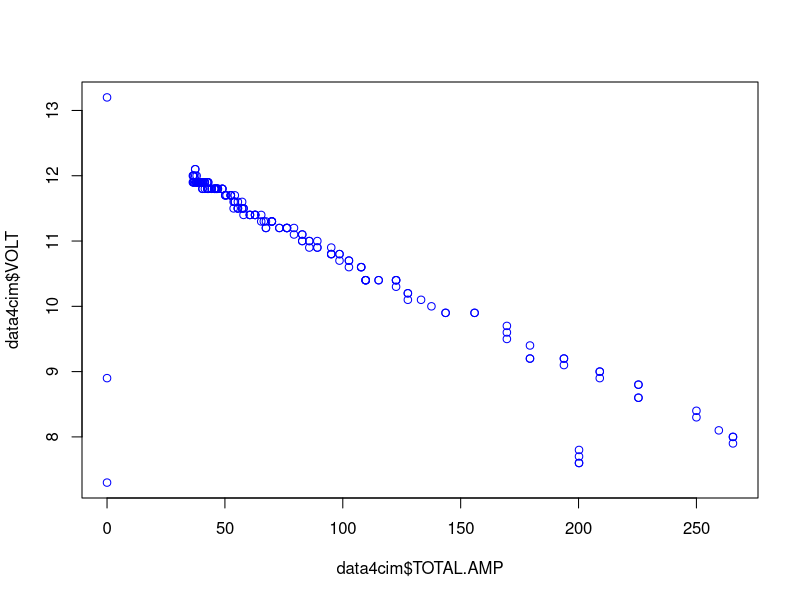

Reproduce this figure in R. (Note: a time limit stopped this script after it produced the figure.)
#!/usr/bin/env Rscript

data4cim = read.csv("data/4cim.csv", header = TRUE)

print(data4cim$VOLT)
print(data4cim$TOTAL.AMP)

x11()
plot(data4cim$TOTAL.AMP, data4cim$VOLT, col = "blue")

Sys.sleep(1000)
#readline(prompt="Press [enter] to quit")
